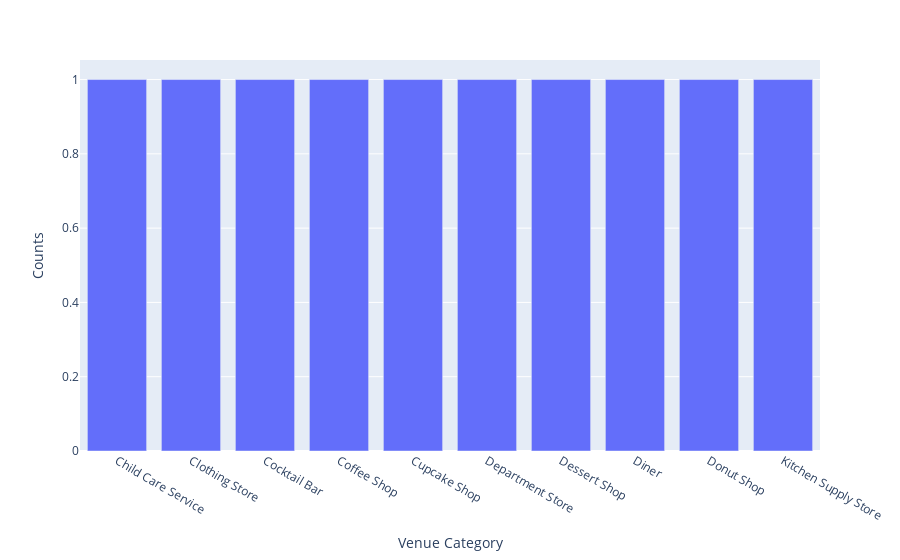

This figure's notebook cell:
### Code cell
ser = pd.Series() 
temp_c = cluster3.drop('Neighborhood', 1)
for c in temp_c.columns:
    temp = temp_c[c].value_counts()
    ser = ser.append(temp)
bar_cluster3 = ser.to_frame()
bar_cluster3.reset_index(inplace = True)
bar_cluster3.columns = ['Venue','Counts']
bar_cluster3 = bar_cluster3.groupby('Venue').sum()
fig = px.bar(bar_cluster3, x=bar_cluster3.index, y='Counts', labels={'x':'Venue Category'})
fig.show()

### Figure 1 — Plotly figure (JSON) as saved in the notebook; plotly's stock layout.template omitted (floating-point values rounded to 4 significant figures)
{"data": [{"alignmentgroup": "True", "hoverlabel": {"namelength": 0}, "hovertemplate": "Venue Category=%{x}<br>Counts=%{y}", "legendgroup": "", "marker": {"color": "#636efa"}, "name": "", "offsetgroup": "", "orientation": "v", "showlegend": false, "textposition": "auto", "type": "bar", "x": ["Child Care Service", "Clothing Store", "Cocktail Bar", "Coffee Shop", "Cupcake Shop", "Department Store", "Dessert Shop", "Diner", "Donut Shop", "Kitchen Supply Store"], "xaxis": "x", "y": [1, 1, 1, 1, 1, 1, 1, 1, 1, 1], "yaxis": "y"}], "layout": {"barmode": "relative", "legend": {"tracegroupgap": 0}, "margin": {"t": 60}, "xaxis": {"anchor": "y", "domain": [0, 1], "title": {"text": "Venue Category"}}, "yaxis": {"anchor": "x", "domain": [0, 1], "title": {"text": "Counts"}}}}
